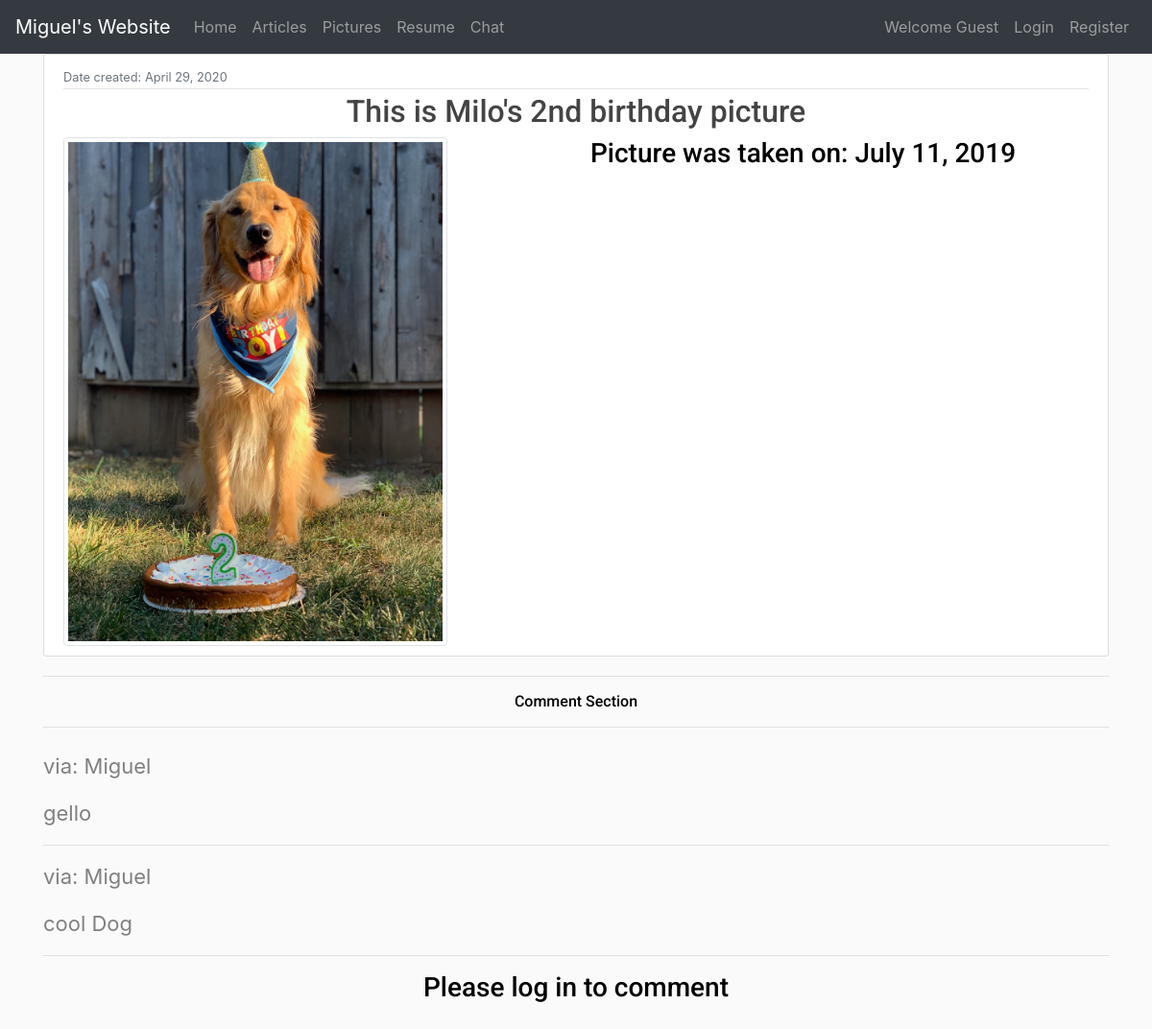
Page /pictures/Milos-2nd-birthday/ on the earlier database version.
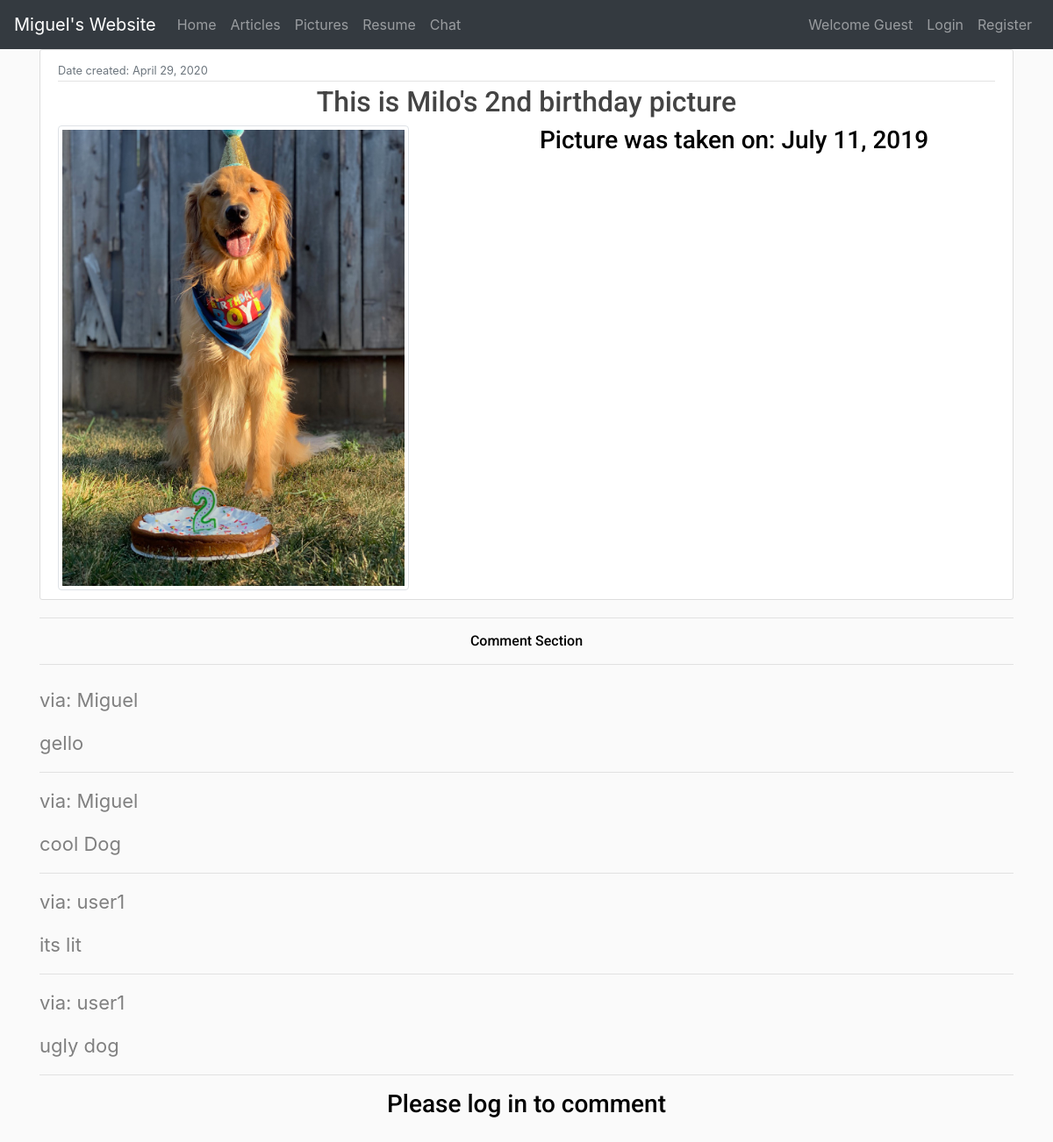
Same page on the later database version.
### myapp/models.py (models this page shows, shortened)
class PicComment(models.Model):
    comment = models.CharField(max_length=240)
    author = models.ForeignKey(User, on_delete=models.CASCADE)
    content = models.ForeignKey(Pictures, on_delete=models.CASCADE)

### myapp/views.py (the view)
# urls.py: path('pictures/<slug:slug>/', views.PicturesDetail, name='picture_details'),
def PicturesDetail(request,slug):
    template_name = 'myapp/picture_details.html'
    picture = get_object_or_404(Pictures, slug=slug)
    comments = PicComment.objects.filter(content=picture)
    new_comment = None
    if request.method == 'POST':
        comment_form = PicCommentForm(data=request.POST)
        if comment_form.is_valid():
            new_comment = comment_form.save(commit=False)
            new_comment.author = request.user
            new_comment.content = picture
            new_comment.save()
    else:
        comment_form = PicCommentForm()
    return render(request, template_name, {'picture': picture, 'comments': comments, 'new_comment': new_comment, 'comment_form': comment_form})

### myapp/templates/myapp/picture_details.html (shortened to what this page needs)
{% extends "myapp/base.html" %}
{% block content %}
<article class="media content-section">
    <div class="media-body">
        <div class="article-metadata">
            <small class="text-muted"> Date created: {{ picture.datePosted|date:"F d, Y" }}</small>
        </div>
        <h2><a class="article-title" href="#">{{ picture.description }}</a></h2>
        <div class="row">
            <div class="col-md-6">
                <img src="{{ picture.picture.url }}" class="img-thumbnail" height=400 width = 400/>
            </div>
            <div class="col-md-6">
                <h3 class="desc"> Picture was taken on: {{ picture.dateTaken }} </h3>
            </div>
        </div>
    </div>
</article>
<div class="mb-4">
    <hr class="solid">
    <h6 class ="text">Comment Section</h6>
    <hr class="solid">
</div>
{% for comment in comments %}
    <p class="comment"> via: {{ comment.author }}</p>
    <p class="comment">{{ comment.comment }}</p>
    <hr>
    {% empty %}
    <p style>There is no comments</p>
{% endfor %}
{% if not request.user.is_authenticated %}
    <h3> Please log in to comment </h3>
    <br>
{% endif %}
{% endblock content %}

Differences in the rows shown:
added PicComment: author "user1", comment "its lit"
added PicComment: author "user1", comment "ugly dog"
